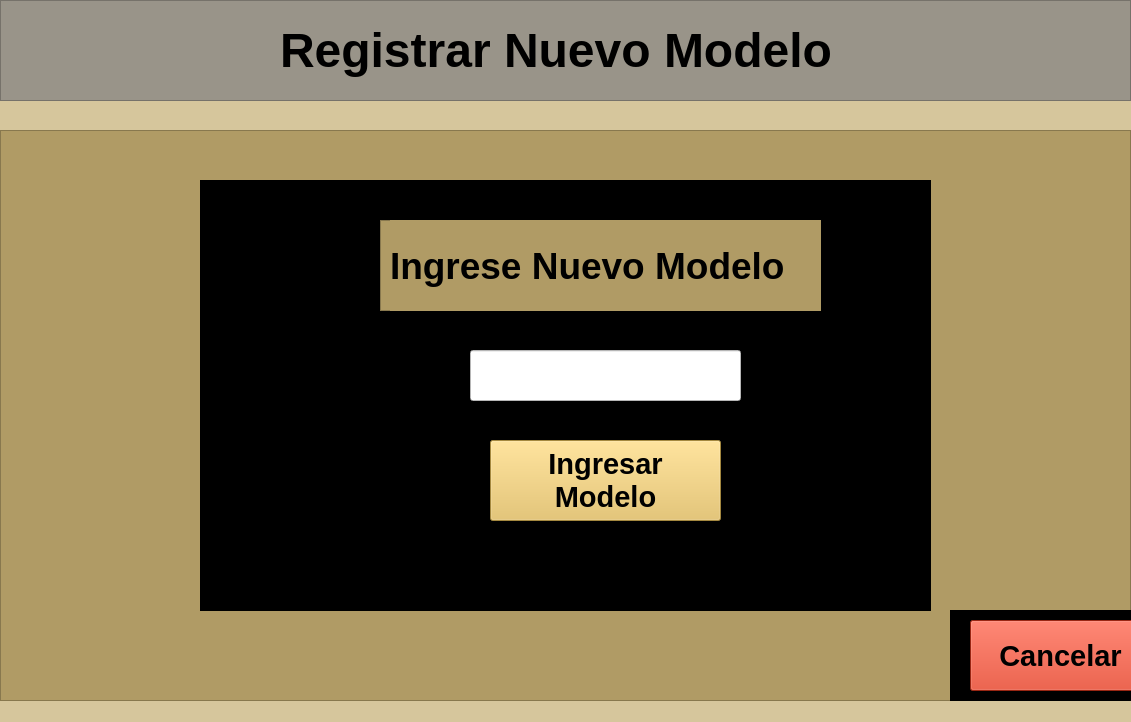
<?xml version="1.0" encoding="UTF-8"?>
<ui version="4.0">
 <class>RegistrarModeloWidget</class>
 <widget class="QWidget" name="RegistrarModeloWidget">
  <property name="geometry">
   <rect>
    <x>0</x>
    <y>0</y>
    <width>1131</width>
    <height>722</height>
   </rect>
  </property>
  <property name="windowTitle">
   <string>Form</string>
  </property>
  <property name="styleSheet">
   <string notr="true">background-color: rgb(214, 198, 156);</string>
  </property>
  <widget class="QFrame" name="frame_3">
   <property name="geometry">
    <rect>
     <x>0</x>
     <y>0</y>
     <width>1131</width>
     <height>101</height>
    </rect>
   </property>
   <property name="styleSheet">
    <string notr="true">background-color: rgb(153, 148, 137);</string>
   </property>
   <property name="frameShape">
    <enum>QFrame::StyledPanel</enum>
   </property>
   <property name="frameShadow">
    <enum>QFrame::Raised</enum>
   </property>
   <widget class="QLabel" name="registrarModelo_Title">
    <property name="geometry">
     <rect>
      <x>280</x>
      <y>10</y>
      <width>671</width>
      <height>81</height>
     </rect>
    </property>
    <property name="font">
     <font>
      <pointsize>36</pointsize>
      <weight>75</weight>
      <bold>true</bold>
     </font>
    </property>
    <property name="text">
     <string>Registrar Nuevo Modelo</string>
    </property>
   </widget>
  </widget>
  <widget class="QFrame" name="frame">
   <property name="geometry">
    <rect>
     <x>0</x>
     <y>130</y>
     <width>1131</width>
     <height>571</height>
    </rect>
   </property>
   <property name="styleSheet">
    <string notr="true">background-color: rgb(176, 155, 101);</string>
   </property>
   <property name="frameShape">
    <enum>QFrame::StyledPanel</enum>
   </property>
   <property name="frameShadow">
    <enum>QFrame::Raised</enum>
   </property>
   <widget class="QFrame" name="frame_12">
    <property name="geometry">
     <rect>
      <x>200</x>
      <y>50</y>
      <width>731</width>
      <height>431</height>
     </rect>
    </property>
    <property name="styleSheet">
     <string notr="true">background-color: rgb(0, 0, 0);</string>
    </property>
    <property name="frameShape">
     <enum>QFrame::StyledPanel</enum>
    </property>
    <property name="frameShadow">
     <enum>QFrame::Raised</enum>
    </property>
    <widget class="QFrame" name="frame_13">
     <property name="geometry">
      <rect>
       <x>180</x>
       <y>40</y>
       <width>441</width>
       <height>91</height>
      </rect>
     </property>
     <property name="styleSheet">
      <string notr="true">background-color: rgb(176, 155, 101);</string>
     </property>
     <property name="frameShape">
      <enum>QFrame::StyledPanel</enum>
     </property>
     <property name="frameShadow">
      <enum>QFrame::Raised</enum>
     </property>
     <widget class="QLabel" name="ingreseModeloLbl">
      <property name="geometry">
       <rect>
        <x>10</x>
        <y>0</y>
        <width>441</width>
        <height>91</height>
       </rect>
      </property>
      <property name="font">
       <font>
        <pointsize>28</pointsize>
        <weight>75</weight>
        <bold>true</bold>
       </font>
      </property>
      <property name="text">
       <string>Ingrese Nuevo Modelo</string>
      </property>
     </widget>
    </widget>
    <widget class="QLineEdit" name="IngresarModelo_lineEdit">
     <property name="geometry">
      <rect>
       <x>270</x>
       <y>170</y>
       <width>271</width>
       <height>51</height>
      </rect>
     </property>
     <property name="styleSheet">
      <string notr="true">background-color: rgb(255, 255, 255);</string>
     </property>
    </widget>
    <widget class="QPushButton" name="IngresarModelo_Btn">
     <property name="geometry">
      <rect>
       <x>290</x>
       <y>260</y>
       <width>231</width>
       <height>81</height>
      </rect>
     </property>
     <property name="font">
      <font>
       <pointsize>22</pointsize>
       <weight>75</weight>
       <bold>true</bold>
      </font>
     </property>
     <property name="styleSheet">
      <string notr="true">background-color: rgb(229, 190, 88);</string>
     </property>
     <property name="text">
      <string>Ingresar 
Modelo</string>
     </property>
    </widget>
   </widget>
   <widget class="QFrame" name="frame_19">
    <property name="geometry">
     <rect>
      <x>950</x>
      <y>480</y>
      <width>181</width>
      <height>91</height>
     </rect>
    </property>
    <property name="styleSheet">
     <string notr="true">background-color: rgb(0, 0, 0);</string>
    </property>
    <property name="frameShape">
     <enum>QFrame::StyledPanel</enum>
    </property>
    <property name="frameShadow">
     <enum>QFrame::Raised</enum>
    </property>
    <widget class="QPushButton" name="CancelarRegistroModelo_Btn">
     <property name="geometry">
      <rect>
       <x>20</x>
       <y>10</y>
       <width>181</width>
       <height>71</height>
      </rect>
     </property>
     <property name="font">
      <font>
       <pointsize>22</pointsize>
       <weight>75</weight>
       <bold>true</bold>
      </font>
     </property>
     <property name="styleSheet">
      <string notr="true">background-color: rgb(214, 53, 26);</string>
     </property>
     <property name="text">
      <string>Cancelar</string>
     </property>
    </widget>
   </widget>
  </widget>
 </widget>
 <resources/>
 <connections>
  <connection>
   <sender>IngresarModelo_Btn</sender>
   <signal>clicked()</signal>
   <receiver>RegistrarModeloWidget</receiver>
   <slot>confirmarModelo()</slot>
   <hints>
    <hint type="sourcelabel">
     <x>603</x>
     <y>492</y>
    </hint>
    <hint type="destinationlabel">
     <x>546</x>
     <y>703</y>
    </hint>
   </hints>
  </connection>
  <connection>
   <sender>CancelarRegistroModelo_Btn</sender>
   <signal>clicked()</signal>
   <receiver>RegistrarModeloWidget</receiver>
   <slot>cerrarRegistrarModeloWidget()</slot>
   <hints>
    <hint type="sourcelabel">
     <x>1032</x>
     <y>660</y>
    </hint>
    <hint type="destinationlabel">
     <x>1026</x>
     <y>704</y>
    </hint>
   </hints>
  </connection>
 </connections>
 <slots>
  <slot>confirmarModelo()</slot>
  <slot>cerrarRegistrarModeloWidget()</slot>
 </slots>
</ui>
